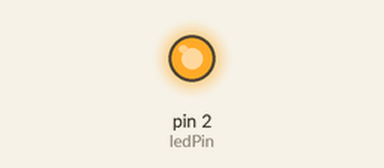
Bench run of a sketch on a simulated Arduino Uno, built with avr-gcc and run on an emulated ATmega328P. On the bench: output pins drawn as LEDs (lit = HIGH). What the sketch prints to the serial monitor is not drawn.

Above: at 1.5 s.
At 5.6 s:
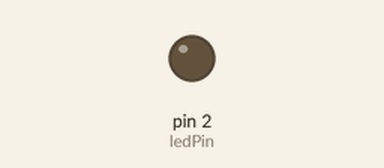
Timing chart, 0 to 8.6 s (numbered marks = the images above):
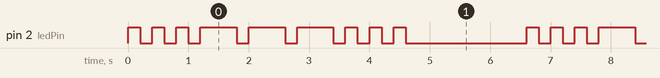

The sketch:

ex03_millis_sos.ino
```cpp
// millis()实现SOS求救信号
// 标准：三短(200ms) 三长(600ms) 三短(200ms)，间隔200ms，循环停顿2000ms
const int ledPin = 2;

enum State { SHORT_ON, SHORT_OFF, LONG_ON, LONG_OFF, PAUSE };
State currentState = SHORT_ON;
int shortCnt = 0, longCnt = 0;
unsigned long lastTime = 0;

const long T_SHORT_ON = 200;
const long T_SHORT_OFF = 200;
const long T_LONG_ON = 600;
const long T_LONG_OFF = 200;
const long T_PAUSE = 2000;

void setup() {
  pinMode(ledPin, OUTPUT);
  digitalWrite(ledPin, LOW);
  Serial.begin(115200);
  Serial.println("SOS信号启动");
}

void loop() {
  unsigned long now = millis();

  switch (currentState) {
    case SHORT_ON:
      digitalWrite(ledPin, HIGH);
      if (now - lastTime >= T_SHORT_ON) {
        lastTime = now;
        currentState = SHORT_OFF;
        shortCnt++;
      }
      break;

    case SHORT_OFF:
      digitalWrite(ledPin, LOW);
      if (now - lastTime >= T_SHORT_OFF) {
        lastTime = now;
        if (shortCnt < 3) currentState = SHORT_ON;
        else { longCnt = 0; currentState = LONG_ON; }
      }
      break;

    case LONG_ON:
      digitalWrite(ledPin, HIGH);
      if (now - lastTime >= T_LONG_ON) {
        lastTime = now;
        currentState = LONG_OFF;
        longCnt++;
      }
      break;

    case LONG_OFF:
      digitalWrite(ledPin, LOW);
      if (now - lastTime >= T_LONG_OFF) {
        lastTime = now;
        if (longCnt < 3) currentState = LONG_ON;
        else { shortCnt = 0; currentState = SHORT_ON; }
      }
      break;

    case PAUSE:
      digitalWrite(ledPin, LOW);
      if (now - lastTime >= T_PAUSE) {
        lastTime = now;
        shortCnt = longCnt = 0;
        currentState = SHORT_ON;
        Serial.println("--- SOS循环完成 ---");
      }
      break;
  }

  // 一轮SOS完成后进入停顿
  if (shortCnt == 3 && longCnt == 3 && currentState == SHORT_OFF) {
    currentState = PAUSE;
    lastTime = now;
  }
}
```

Measured:
- by itself, pin 2 (ledPin): repeats every 6.6 s: 2 × (LOW 0.20 s, HIGH 0.20 s), 3 × (LOW 0.20 s, HIGH 0.60 s), 3 × (LOW 0.20 s, HIGH 0.20 s), LOW 2.0 s, HIGH 0.20 s
- by itself, everything shown: repeats every 6.6 s, in 18 steps
